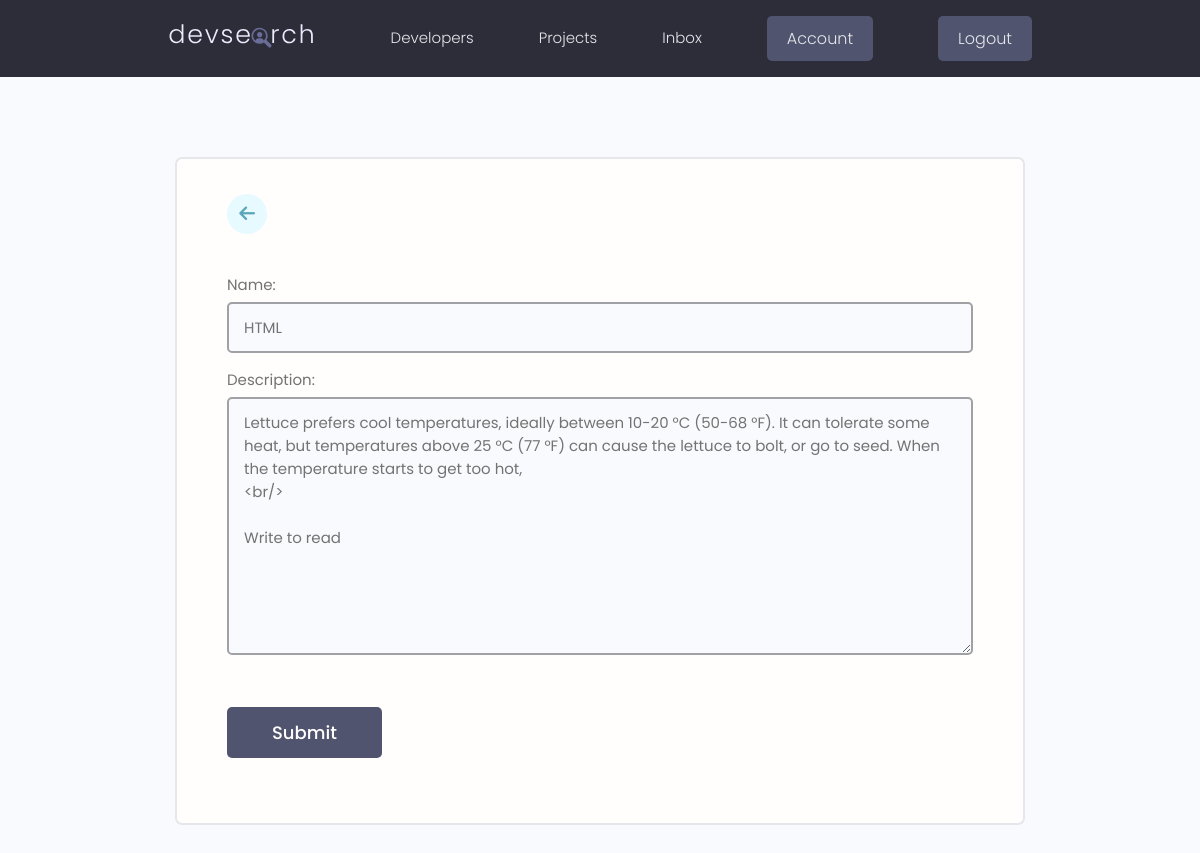
Screenshot of /update-skill/2b992186-888a-48d3-98e9-0515de05a8db (signed in) with the database file from the repository.
### users/models.py (models this page shows, shortened)
class Skill(models.Model):
    owner = models.ForeignKey(Profile, on_delete=models.CASCADE, null=True)
    name = models.CharField(max_length=200, blank=True, null=True)
    description = models.TextField(max_length=500, blank=True, null=True)
    created = models.DateTimeField(auto_now_add=True)
    id = models.UUIDField(unique=True, primary_key=True, default=uuid.uuid4, editable=False)

### users/views.py (the view)
# urls.py: path('update-skill/<str:pk>', views.updateSkill, name='update-skill'),
@login_required(login_url='login')
def updateSkill(request, pk):
    profile = request.user.profile
    try:
        skill = profile.skill_set.get(id=pk)
    except:
        messages.error(request, 'Skill not found!!!')
        return redirect('account')
    form = SkillForm(instance=skill)
    if request.method == 'POST':
        form = SkillForm(request.POST, instance=skill)
        if form.is_valid():
            form.save()
            messages.success(request, 'Skill added :)')
            return redirect('account')
    return render(request, 'users/skill_form.html', {'form': form})

### users/forms.py
class SkillForm(ModelForm):
    class Meta:
        model = Skill
        fields = '__all__'
        exclude = ['owner']
    def __init__(self, *args, **kwargs):
        super(SkillForm, self).__init__(*args, **kwargs)
        for name, field in self.fields.items():
            field.widget.attrs.update({'class': 'input', 'id': 'Input-' + field.label})

### users/templates/users/skill_form.html (shortened to what this page needs)
{% extends 'main.html' %}
{% block content %}
<main class="formPage my-xl">
    <div class="content-box">
        <div class="formWrapper">
            <a class="backButton" href="{% url 'account' %}"><i class="fa-solid fa-arrow-left"></i></a>
            <br>
            <form class="form" action="" method="POST" >
                {% for field in form  %}
                  <div class="form__field">
                    <label for="Input-{{field.label}}">{{field.label}}: </label>
                      {{field}}
                </div>
                {% endfor %}
                <input class="btn btn--sub btn--lg  my-md" type="submit" value="Submit"/>
            </form>
        </div>
    </div>
</main>
{% endblock content %}

### static/styles/app.css (style rules this page uses)
:root { --color-sub: #2d2d39; }
.btn--sub { background-color: var(--color-sub-light); }
.content-box { width: 95%; max-width: 85rem; margin: 0 auto; }
.backButton { background: var(--color-main-light); color: var(--color-main); width: 4rem; height: 4rem; display: flex; align-items: center; justify-content: center; border-radius: 50%; }
.backButton i { font-size: 1.8rem; }
.formPage .formWrapper { list-style: none; background: var(--color-white); padding: 3.5rem 5rem; border: 2px solid var(--color-light); border-radius: 0.7rem; }

### static/uikit/styles/modules/_variables.css (style rules this page uses)
:root { --color-main: #5aa5b9; --color-main-light: #e6faff; --color-sub: #3f4156; --color-sub-light: #51546e; --color-sub-lighter: #ededfd; --color-text: #737373; --color-gray: #8b8b8b; --color-light: #e5e7eb; --color-light-gray: #767676; --color-bg: #f8fafd; --color-white: #fffefd; --color-white-light: #f3f3f3; --color-success: #359e64; --color-success-bg: #def8e8; --color-error: #fc4b0b; --color-error-bg: #fff2ee; --font-base: 'Poppins', arial, helvetica, 'Segoe UI', roboto, ubuntu, sans-serif; --font-monospace: 'Fira Code', 'Courier New', courier, monospace; --font-regular: 300; --font-medium: 500; --font-bold: 700; --generic-shadow: 1px 1px 5px #00000010; --generic-transition: all 0.3s ease-in-out; }

### static/uikit/styles/modules/_base.css (style rules this page uses)
* { margin: 0; padding: 0; box-sizing: border-box; text-rendering: optimizeLegibility; color: inherit; font-size: inherit; }
html { font-size: 50%; }
@media only screen and (min-width: 480px) { html { font-size: 56.25%; } }
@media only screen and (min-width: 1200px) { html { font-size: 62.5%; } }
body { line-height: 1.6; font-weight: 400; font-size: 1.5rem; color: var(--color-text); background-color: var(--color-bg); min-height: 100vh; }

### static/uikit/styles/modules/_typography.css (style rules this page uses)
* { font-family: var(--font-base); }
a { padding-bottom: 2px; text-decoration: none; display: inline-block; color: var(--color-main); font-weight: var(--font-medium); }

### static/uikit/styles/modules/_utilities.css (style rules this page uses)
.my-md { margin: 3rem auto; }
.my-xl { margin: 8rem auto; }

### static/uikit/styles/modules/_button.css (style rules this page uses)
.btn { display: inline-block; position: relative; cursor: pointer; background-color: var(--color-light); font-weight: var(--font-medium); color: var(--color-sub); text-decoration: none; padding: 1rem 2rem; border-radius: 0.5rem; border: none; width: -webkit-fit-content; width: -moz-fit-content; width: fit-content; height: -webkit-fit-content; height: -moz-fit-content; height: fit-content; font-size: 1.6rem; outline-width: 0; outline-color: transparent; -webkit-backface-visibility: hidden; backface-visibility: hidden; transition: all 0.3s ease-in-out; }
.btn--sub { background-color: var(--color-sub); color: var(--color-white); }
.btn--lg { font-size: 1.8rem; padding: 1.2rem 4.5rem; }

### static/uikit/styles/modules/_form.css (style rules this page uses)
.form { display: block; }
.form__field { margin-top: 1.5rem; margin-bottom: 1.5rem; }
.form__label, .form__field > label { display: block; margin-bottom: 0.5rem; color: var(--color-text); }
input.input[type='text'], input.input[type='email'], input.input[type='password'], input.input[type='number'], textarea.input { min-width: 24rem; width: 100%; padding: 1.2rem 1.5rem; border-radius: 0.5rem; border: 2px solid #9fa1a5; transition: all 0.3s ease-in-out; background-color: var(--color-bg); }

### rows the page displays
Skill: form "HTML" "Lettuce prefers cool temperatures, ideally between 10-20 °C (50-68 °F). It can tolerate some heat, but temperatures above 25 °C (77 °F) can cause the lettuce to bolt, or go to seed. When the temperature starts to get too hot, <br/> Write to read"

### other values shown
{{ field.label }} "Name" "Description"
